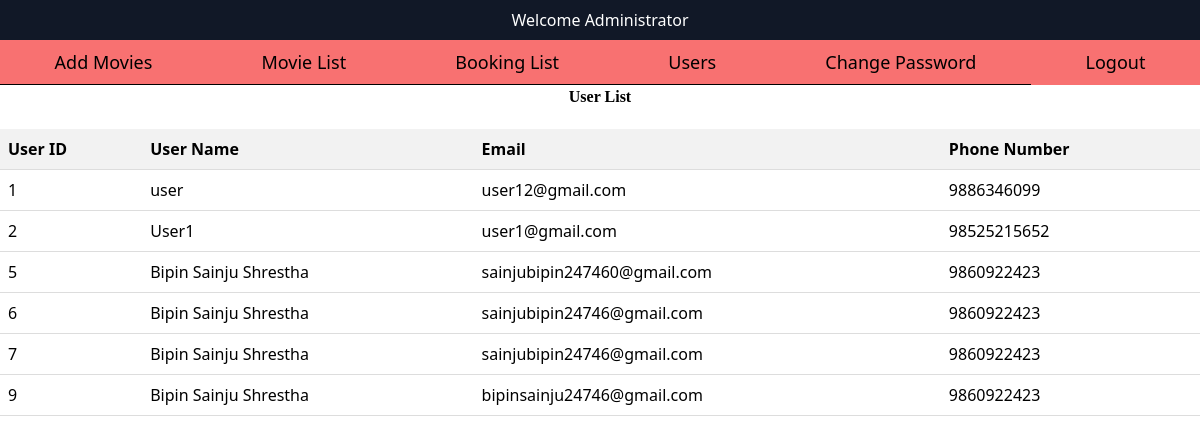
The page /admin/user.php (signed in) on the database as committed earlier.
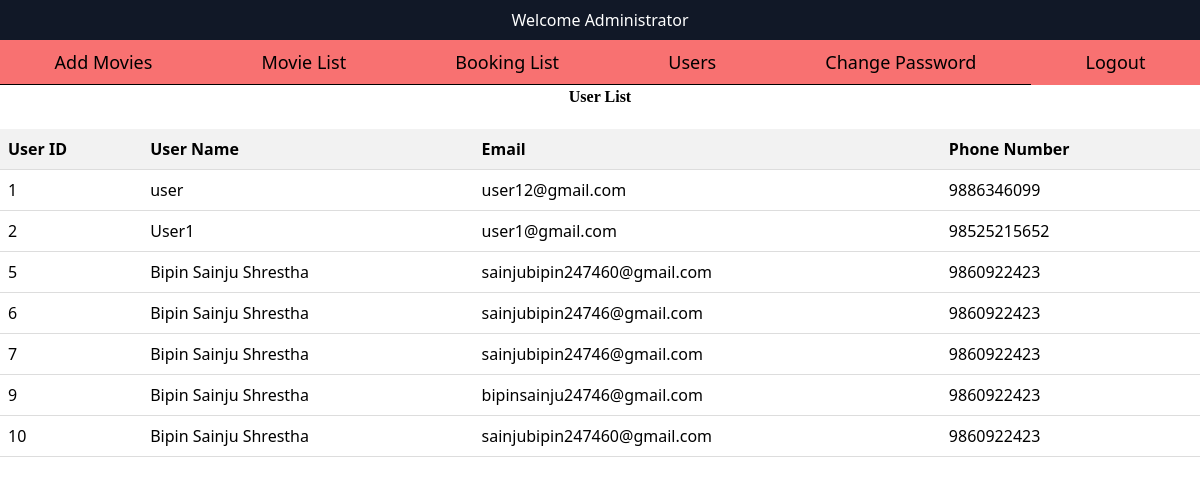
The same page on the database as committed later.
### tables this page shows
CREATE TABLE `user` (
  `uid` int(11) NOT NULL,
  `fname` varchar(20) NOT NULL,
  `lname` varchar(20) NOT NULL,
  `email` varchar(225) NOT NULL,
  `password` varchar(225) NOT NULL,
  `cpassword` varchar(225) NOT NULL,
  `phone` varchar(225) NOT NULL
);

### admin/user.php (the view, shortened to what this page needs)
<?php
include('header.php');
?>
<h2 class="h2">User List</h2>
<table class="edit-delete-table">
  <tr>
    <th>User ID</th>
    <th>User Name</th>
    <th>Email</th>
    <th>Phone Number</th>
  </tr>
  <?php
  $conn = new mysqli("localhost", "root", "", "moviebooking");
  $sql = "SELECT * FROM user";
  $result = $conn->query($sql);
  if ($result && $result->num_rows > 0) {
    while ($row = $result->fetch_assoc()) {
      $uid = $row['uid'];
      $fname = $row['fname'];
      $lname = $row['lname'];
      $email = $row['email'];
      $phone = $row['phone'];
      echo "
      <tr>
        <td>$uid</td>
        <td>$fname $lname</td>
        <td>$email</td>
        <td>$phone</td>
      </tr>
      ";
    }
  } else {
    echo "<tr><td colspan='4'>No users found</td></tr>";
  }
  ?>
</table>
</body>
</html>

Rows that differ between the two databases and show on the page:
added user: uid "10", fname "Bipin", lname "Sainju Shrestha", email "sainjubipin247460@gmail.com", phone "9860922423"
